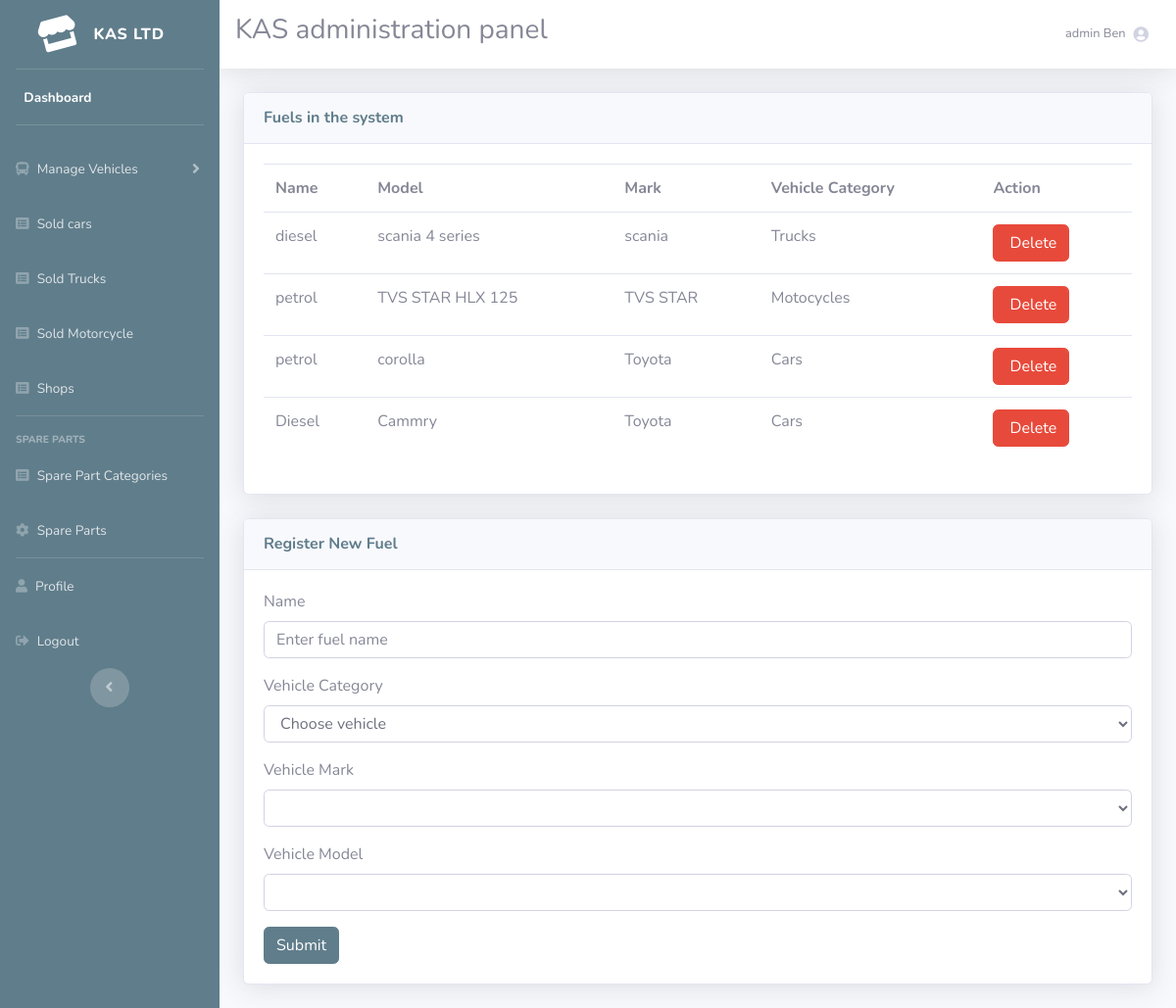
Screenshot of /admin/fuels.php (signed in) with the database file from the repository.
### tables this page shows
CREATE TABLE IF NOT EXISTS `users` (
  `id` int(11) NOT NULL AUTO_INCREMENT,
  `fname` varchar(50) NOT NULL,
  `lname` varchar(50) NOT NULL,
  `email` varchar(100) NOT NULL,
  `username` varchar(50) NOT NULL,
  `password` varchar(100) NOT NULL,
  `type` varchar(10) NOT NULL DEFAULT 'CLIENT',
  PRIMARY KEY (`id`),
  UNIQUE KEY `username` (`username`),
  UNIQUE KEY `email` (`email`)
);

CREATE TABLE IF NOT EXISTS `fuel` (
  `id` int(11) NOT NULL AUTO_INCREMENT,
  `name` varchar(100) NOT NULL,
  `vehicle_model` varchar(100) NOT NULL,
  `vehicle_mark` varchar(100) NOT NULL,
  `vehicle_category` varchar(100) NOT NULL,
  PRIMARY KEY (`id`)
);

### admin/admin_protect.php (called while the page is built, shortened)
<?php
include"../connect.php";
if(!isset($_SESSION['username'])){
    header("Location: ../login_register.php");
}else{
    $sql = "SELECT * FROM users where username='".$_SESSION['username']."'";
    $statement = $conn->query($sql);
    if($statement->rowCount() == 1){
        while (($row = $statement->fetch(PDO::FETCH_ASSOC)) !== false) {
            $type = $row['type'];
            if($type != 'ADMIN'){
                header("Location: ../index.php");
            }else{
                $admin_fname = $row['fname'];
                $admin_lname = $row['lname'];
            }
        }
    }
}
?>

### admin/fuels.php (the view, shortened to what this page needs)
<?php
include"admin_protect.php";
include"fxs.php";
?>
<!DOCTYPE html>
<html lang="en">
<head>
  <link href="../css/fontawesome/css/all.min.css" rel="stylesheet" type="text/css">
  <link href="../css/admin.css" rel="stylesheet">
</head>
<body id="page-top">
  <div id="wrapper">
    <?php include"sidebar.php";?>
    <div id="content-wrapper" class="d-flex flex-column">
      <div id="content">
        <?php include"header.php";?>
        <div class="container-fluid">
          <div class="row">
            <?php
            $sql = "SELECT * FROM fuel ORDER BY id DESC";
            $statement = $conn->query($sql);
            if($statement->rowCount() > 0){
                ?>
                <div class="col-xl-12 col-lg-12">
                <div class="card shadow mb-4">
                <div class="card-header py-3 d-flex flex-row align-items-center justify-content-between">
                    <h6 class="m-0 font-weight-bold text-primary">Fuels in the system</h6>
                </div>
                <div class="card-body">
                <div class="table-responsive">
                <table class="table">
                <tr>
                    <th>Name</th>
                    <th>Model</th>
                    <th>Mark</th>
                    <th>Vehicle Category</th>
                    <th>Action</th>
                </tr>
                <?php
                while (($row = $statement->fetch(PDO::FETCH_ASSOC)) !== false) {
                    $id = $row['id'];
                    $name = $row['name'];
                    $category = $row['vehicle_category'];
                    $model = $row['vehicle_model'];
                    $mark = $row['vehicle_mark'];
                    echo"
                    <tr>
                    <td>$name</td>
                    <td>$model</td>
                    <td>$mark</td>
                    <td>$category</td>
                    <td>";
                    ?>
                        <a href="fuels.php?delete=<?php echo $id;?>" onclick="return confirm('Do want to delete this Fuel?\nAll data related to this vehicle will also be deleted')">
                            <button class='btn btn-danger'><i class='fa fa-delete'></i> Delete</button>
                        </a>
                    <?php echo"</td>
                    ";
                }
                ?>
                </table>
                </div>
                </div>
                </div>
                </div>
                <?php
            }else{echo'<div class="col-xl-12 col-lg-12"><h2>No Fuels Found</h2><br></div>';}
            ?>
            <div class="col-lg-12">
              <div class="card shadow mb-4">
                <div class="card-header py-3">
                  <h6 class="m-0 font-weight-bold text-primary">Register New Fuel</h6>
                </div>
                <div class="card-body">
                  <form method="post" action="#" enctype="multipart/form-data">
                    <div class="form-group">
                      <label>Name</label>
                      <input type="text" name="names" class="form-control" placeholder="Enter fuel name" required>
                    </div>
                    <div class="form-group">
                      <label>Vehicle Category</label>
                      <select name="v_category" class="form-control" id="vCategory" onchange="getMarks(this)" required>
                      </select>
                    </div>
                    <div class="form-group">
                      <label>Vehicle Mark</label>
                      <select name="mark" id="allMarks" class="form-control" required onchange="getModels(this)"></select>
                    </div>
                    <div class="form-group">
                      <label>Vehicle Model</label>
                      <select name="model" id="allModels" class="form-control" required></select>
                    </div>
                    <button type="submit" name="save" class="btn btn-primary">Submit</button>
                  </form>
                </div>
              </div>
            </div>
        </div>
      </div>
    </div>
  </div>
</body>
</html>

### admin/header.php (shortened to what this page needs)
<nav class="navbar navbar-expand navbar-light bg-white topbar mb-4 static-top shadow">
          <h3>KAS administration panel</h3>
          <ul class="navbar-nav ml-auto">
            <li class="nav-item dropdown no-arrow d-sm-none">
            <li class="nav-item dropdown no-arrow">
              <a class="nav-link dropdown-toggle" href="#" id="userDropdown" role="button" data-toggle="dropdown" aria-haspopup="true" aria-expanded="false">
                <span class="mr-2 d-none d-lg-inline text-gray-600 small"><?php echo"$admin_fname $admin_lname";?></span>
                <i class="fa fa-user-circle"></i>
              </a>
            </li>
          </ul>
        </nav>

### rows the page displays
users: fname "admin", lname "Ben"
fuel: name "diesel", vehicle_model "scania 4 series", vehicle_mark "scania", vehicle_category "Trucks"
fuel: name "petrol", vehicle_model "TVS STAR HLX 125", vehicle_mark "TVS STAR", vehicle_category "Motocycles"
fuel: name "petrol", vehicle_model "corolla", vehicle_mark "Toyota", vehicle_category "Cars"
fuel: name "Diesel", vehicle_model "Cammry", vehicle_mark "Toyota", vehicle_category "Cars"
